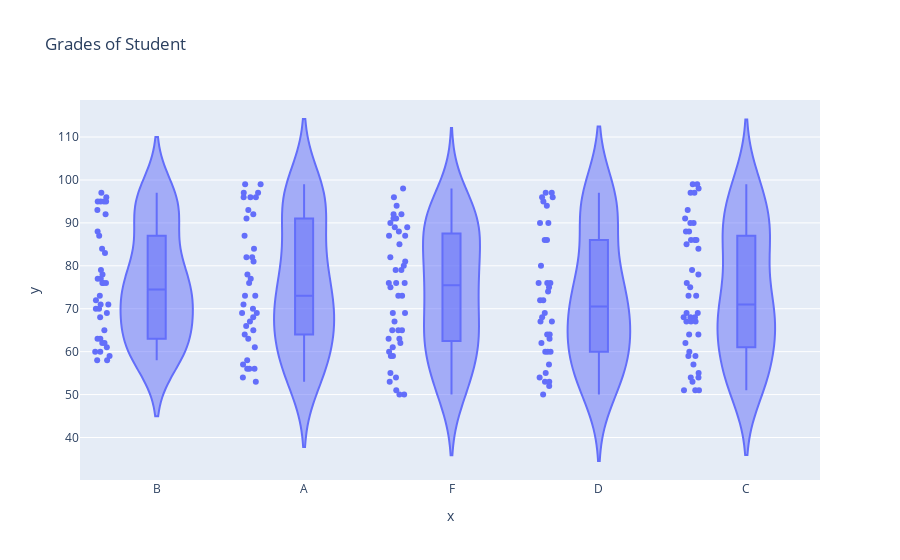

Write notebook code for a chart like this one.
### Code cell
fig= px.violin(x=data['Grade'], y=data['Score'], box=True, points='all', title= 'Grades of Student')
fig.show()

### Figure 1 — Plotly figure (JSON) as saved in the notebook; plotly's stock layout.template omitted (floating-point values rounded to 4 significant figures; data arrays with more than 128 entries replaced by an {"elided": "..."} marker saying what was removed)
{"data": [{"alignmentgroup": "True", "box": {"visible": true}, "hovertemplate": "x=%{x}<br>y=%{y}<extra></extra>", "legendgroup": "", "marker": {"color": "#636efa"}, "name": "", "offsetgroup": "", "orientation": "v", "points": "all", "scalegroup": "True", "showlegend": false, "type": "violin", "x": {"elided": "200 str values"}, "x0": " ", "xaxis": "x", "y": {"elided": "200 int values"}, "y0": " ", "yaxis": "y"}], "layout": {"legend": {"tracegroupgap": 0}, "title": {"text": "Grades of Student"}, "violinmode": "group", "xaxis": {"anchor": "y", "domain": [0, 1], "title": {"text": "x"}}, "yaxis": {"anchor": "x", "domain": [0, 1], "title": {"text": "y"}}}}
